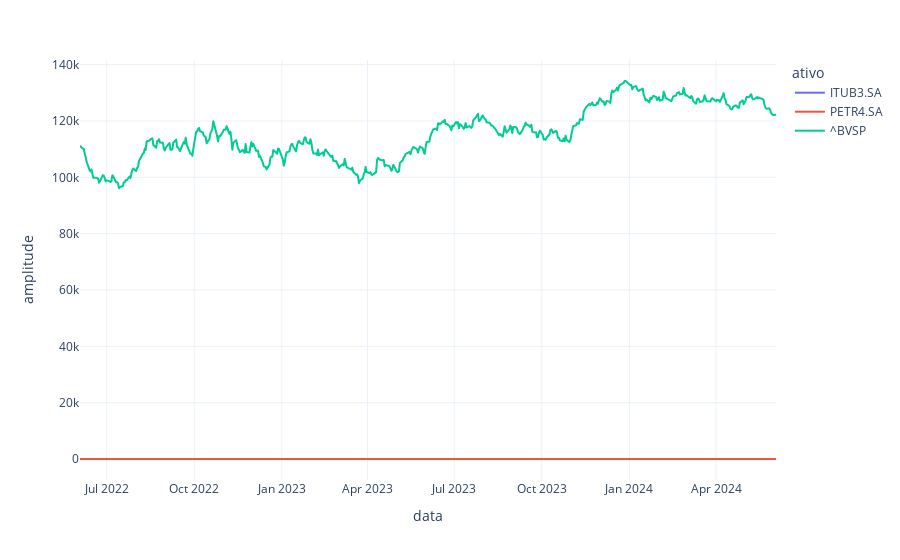

The notebook cell this image was saved under:
### Code cell
fig = px.line(fechamento_vertical, x="data", y="amplitude", color='ativo', template='plotly_white')
fig.show()

### Figure 1 — Plotly figure (JSON) as saved in the notebook; plotly's stock layout.template omitted (floating-point values rounded to 4 significant figures; data arrays with more than 128 entries replaced by an {"elided": "..."} marker saying what was removed)
{"data": [{"hovertemplate": "ativo=ITUB3.SA<br>data=%{x}<br>amplitude=%{y}<extra></extra>", "legendgroup": "ITUB3.SA", "line": {"color": "#636efa", "dash": "solid"}, "marker": {"symbol": "circle"}, "mode": "lines", "name": "ITUB3.SA", "showlegend": true, "type": "scattergl", "x": {"elided": "498 str values"}, "xaxis": "x", "y": {"elided": "498 float values"}, "yaxis": "y"}, {"hovertemplate": "ativo=PETR4.SA<br>data=%{x}<br>amplitude=%{y}<extra></extra>", "legendgroup": "PETR4.SA", "line": {"color": "#EF553B", "dash": "solid"}, "marker": {"symbol": "circle"}, "mode": "lines", "name": "PETR4.SA", "showlegend": true, "type": "scattergl", "x": {"elided": "498 str values"}, "xaxis": "x", "y": {"elided": "498 float values"}, "yaxis": "y"}, {"hovertemplate": "ativo=^BVSP<br>data=%{x}<br>amplitude=%{y}<extra></extra>", "legendgroup": "^BVSP", "line": {"color": "#00cc96", "dash": "solid"}, "marker": {"symbol": "circle"}, "mode": "lines", "name": "^BVSP", "showlegend": true, "type": "scattergl", "x": {"elided": "498 str values"}, "xaxis": "x", "y": {"elided": "498 float values"}, "yaxis": "y"}], "layout": {"autosize": true, "legend": {"title": {"text": "ativo"}, "tracegroupgap": 0}, "margin": {"t": 60}, "xaxis": {"anchor": "y", "autorange": true, "domain": [0, 1], "range": ["2022-06-03", "2024-06-03"], "title": {"text": "data"}, "type": "date"}, "yaxis": {"anchor": "x", "autorange": true, "domain": [0, 1], "range": [-7440.0, 141600.0], "title": {"text": "amplitude"}, "type": "linear"}}}
